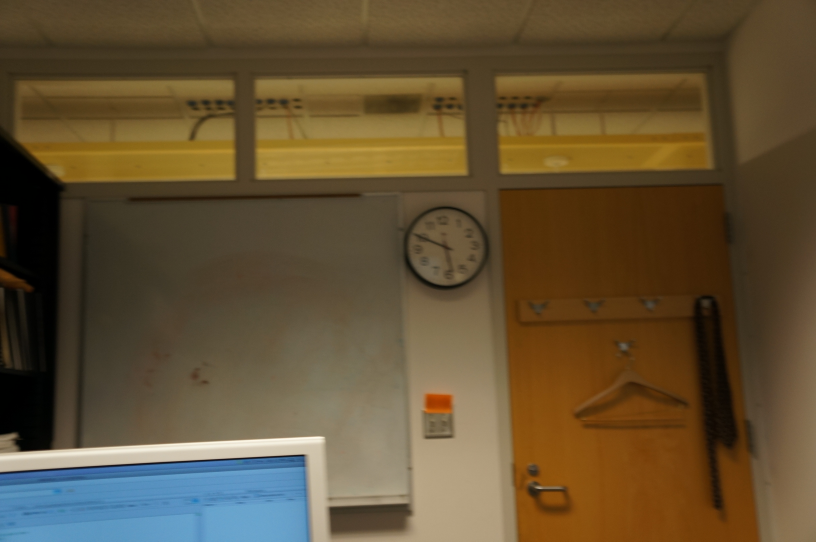
%> input picture related_project/deblurring/imgs/19.JPG, 2448 x 1624 px (shown at 1/3 size)
$ octave --eval "demo4;"   (GNU Octave 9; MATLAB toolbox functions it lacks are replaced by stand-ins)
%> lines starting %> are read from the running program, lines starting %| are printed output that depends on the picture
### related_project/deblurring/bdconv/bldconv_sp.m
function [kernel,I0] = bldconv_sp(Ib,kernel_size,sample_rate,alpha,lambda)
%% input: blurred image Ib (we assume that the pixel values have been normlized to [0,1])
%       parameters:
%                  kernel_size -- 1-by-2 vector
%                  sample_rate -- sample_size = 2*sample_rate*kernel_size
%                  alpha -- regularizer for kernel prior
%                  lambda -- regularizer for image prior
%% output:  blur kernel, deblured image
%%
[rsize_I,csize_I] = size(Ib);
rsize_ker = kernel_size(1);
csize_ker = kernel_size(2);
len_ker = rsize_ker*csize_ker;
rsize_sample = 2*round(sample_rate*rsize_ker) + 1;
csize_sample = 2*round(sample_rate*csize_ker) + 1;
rrad_ker = round((rsize_ker-1)/2);
crad_ker = round((csize_ker-1)/2);
saveres = false;
if saveres
    sdir = ['temp/' num2str(round(rand()*100000000))];
    mkdir(sdir);
end
%%
disp('computing the Hessian matrix ...');
%extract features
g = fspecial('unsharp');
B = conv2(Ib,g,'same');
g = fspecial('log');
B = conv2(B,g,'same');
%%
A = conv2mtx(B,rsize_sample,csize_sample,'same');
% compute the Hessian matrix
A = A'*A;
if issparse(A)
    A = full(A);
end
[U,S,V] = svd(A,'econ');
S = diag(S);
H = zeros(len_ker);
for i=1:size(U,2)
    Ai = U(:,i);
    Ai = reshape(Ai,rsize_sample,csize_sample);
    Ai = conv2mtx(Ai,rsize_ker,csize_ker,'same');
    H = H + (Ai'*Ai)/S(i);
end
%
%% loop
%
I0 = Ib;

rm1 = min(2*rsize_ker,round(rsize_I/5));
cm1 = min(2*csize_ker,round(csize_I/5));
rm = rm1+rrad_ker;
cm = cm1+crad_ker;
vB = Ib(rm + 1:rsize_I - rm, cm + 1:csize_I - cm);
vB = reshape(vB,size(vB,1)*size(vB,2),1);

options = optimset('quadprog');
options.Diagnostics = 'off';
options.Display = 'off';
options.LargeScale = 'off';
options.Algorithm = 'active-set';
Aeq = ones(1,len_ker);
beq = 1;

lb = zeros(len_ker,1);
ub = ones(len_ker,1);
x0 = ub./sum(ub);
disp('loop ...');
iter = 0;
lambda = 1/lambda;
for level=1:6
    if level == 1
        max_iter = 10;
        lambda1 = lambda/20;
    elseif level == 2
        max_iter = 20;
        lambda1 = lambda/15;
    elseif level ==3
        max_iter = 35;
        lambda1 = lambda/10;
    elseif level == 4
        max_iter = 50;
        lambda1 = lambda/7;
    elseif level ==5
        max_iter = 70;
        lambda1 = lambda/3;
    else
        max_iter = 200;
        lambda1 = lambda;
    end
    obj0 = inf;
    while iter < max_iter
        iter = iter + 1;

        I01 = I0(rm1+1:rsize_I-rm1, cm1+1:csize_I-cm1);
        A = conv2mtx(I01,rsize_ker,csize_ker,'valid');
        f =  - A'*vB;
        G = alpha*H + A'*A;

        [z,obj] = quadprog(G,f,[],[],Aeq,beq,lb,ub,x0,options);

        kernel = reshape(z,rsize_ker,csize_ker);

        I0 = fast_deconv(Ib, kernel, lambda1, 1, I0);

        obj = obj + 0.5*norm(vB).^2;

        disp([' iter ' num2str(iter) ', obj=' num2str(obj)]);
        if abs(obj - obj0) < 1e-6*obj
            break;
        else
            obj0 = obj;
        end
        if saveres && mod(iter,5) == 1
            imwrite(kernel./max(kernel(:)),[sdir '/iter' num2str(iter) '_ker.png']);
        end
    end
end
%%
end

### related_project/deblurring/bdconv/conv2mtx.m
function [A] = conv2mtx(I,rsize_ker,csize_ker,shape)
%UNTITLED Summary of this function goes here
%   Detailed explanation goes here
%% compute matrix A such that conv2(I,kernel) = A * vec(kernel)
if nargin<4
    shape = 'full';
end
[rsize_I csize_I] = size(I);
len_ker = rsize_ker*csize_ker;

if strcmpi(shape,'full')
    rsize_I1 = rsize_I + rsize_ker - 1;
    csize_I1 = csize_I + csize_ker - 1;
    A = zeros(rsize_I1*csize_I1,len_ker);

    for i=0:rsize_I1-1
        for j=0:csize_I1-1
            Aij = zeros(1,len_ker);
            for u = max(0,i-rsize_I+1):min(i,rsize_ker-1)
                for v = max(0,j-csize_I+1):min(j,csize_ker-1)
                    ind_ker = v*rsize_ker + u + 1;
                    Aij(ind_ker) = I(i-u+1,j-v+1);
                end
            end
            A(j*rsize_I1+i+1,:) = Aij;
        end
    end
elseif strcmpi(shape,'same')
    A = zeros(rsize_I*csize_I,len_ker);
    rrad_ker = round((rsize_ker-1)/2);
    crad_ker = round((csize_ker-1)/2);
    for i=rrad_ker:rrad_ker+rsize_I-1
        for j=crad_ker:crad_ker+csize_I-1
            Aij = zeros(1,len_ker);
            ind_ij = (j-crad_ker)*rsize_I+i-rrad_ker+1;
            for i1 = max(0,i-rsize_I+1):min(i,rsize_ker-1)
                ind_i = i - i1;
                for j1 = max(0,j-csize_I+1):min(j,csize_ker-1)
                    ind_j = j - j1;
                    ind_ker = j1*rsize_ker + i1 + 1;
                    Aij(ind_ker) = I(ind_i+1,ind_j+1);
                end
                A(ind_ij,:) = Aij;
            end
        end
    end
elseif strcmpi(shape,'valid')
    rsize_I1 = rsize_I - rsize_ker + 1;
    csize_I1 = csize_I - csize_ker + 1;
    A = zeros(rsize_I1*csize_I1,len_ker);
    for i=rsize_ker-1:rsize_I-1
        for j=csize_ker-1:csize_I-1
            Aij = zeros(1,len_ker);
            ind_ij = (j-csize_ker+1)*rsize_I1+i-rsize_ker+1;
            for i1 = 0:rsize_ker-1
                ind_i = i - i1;
                for j1 = 0:csize_ker-1
                    ind_j = j - j1;
                    ind_ker = j1*rsize_ker + i1 + 1;
                    Aij(ind_ker) = I(ind_i+1,ind_j+1);
                end
                A(ind_ij+1,:) = Aij;
            end
        end
    end
else
    error('invalid parameter.');
end

end

### related_project/deblurring/demo4.m
function [] = demo4()
%UNTITLED Summary of this function goes here
%   Detailed explanation goes here
B = imread('imgs/19.jpg');
%> B is the input picture: size 1624x2448x3 uint8; mean R, G, B 97.7, 80.2, 52
B = rgb2gray(B);
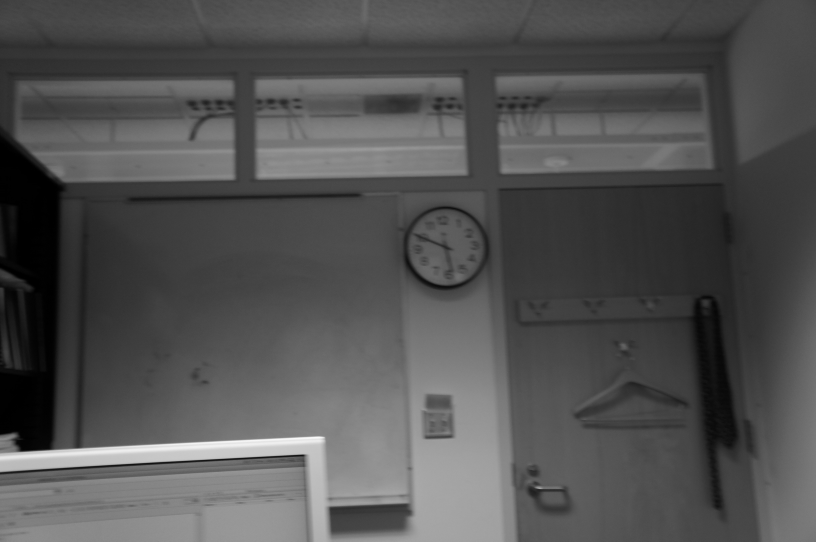
%> B: size 1624x2448 uint8 (shown at 1/3 size); min 0, max 251, mean 82.2
B = im2double(B);
%> B: size 1624x2448 double
B = B(600:900,1200:1500);
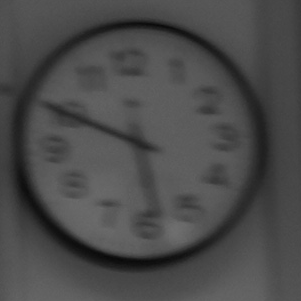
%> B: size 301x301 double; min 0.0353, max 0.435, mean 0.293
imwrite(B,'results/R2.png');
%%
ksize = [17 17];rate = 0.75; lambda = 0.0012;alpha = 70;

addpath bdconv;
[k,Id] = bldconv_sp(B,ksize,rate,alpha,lambda);
%> in bldconv_sp, `B = conv2(Ib,g,'same');`:
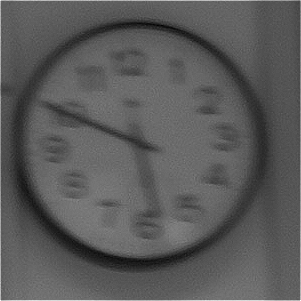
%> B: size 301x301 double; min -0.0497, max 0.928, mean 0.297; drawn with min black and max white
%> in bldconv_sp, `B = conv2(B,g,'same');`:
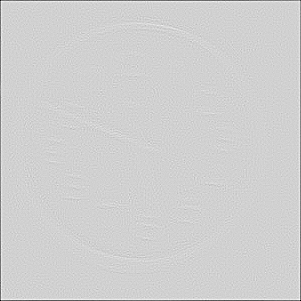
%> B: size 301x301 double; min -3.42, max 0.752, mean -0.0147; drawn with min black and max white
rmpath bdconv;

imwrite(Id,'results/R2_deblur.png');
imwrite(k./max(k(:)),'results/R2_kernel.png');

end
%> (the run ends here)
